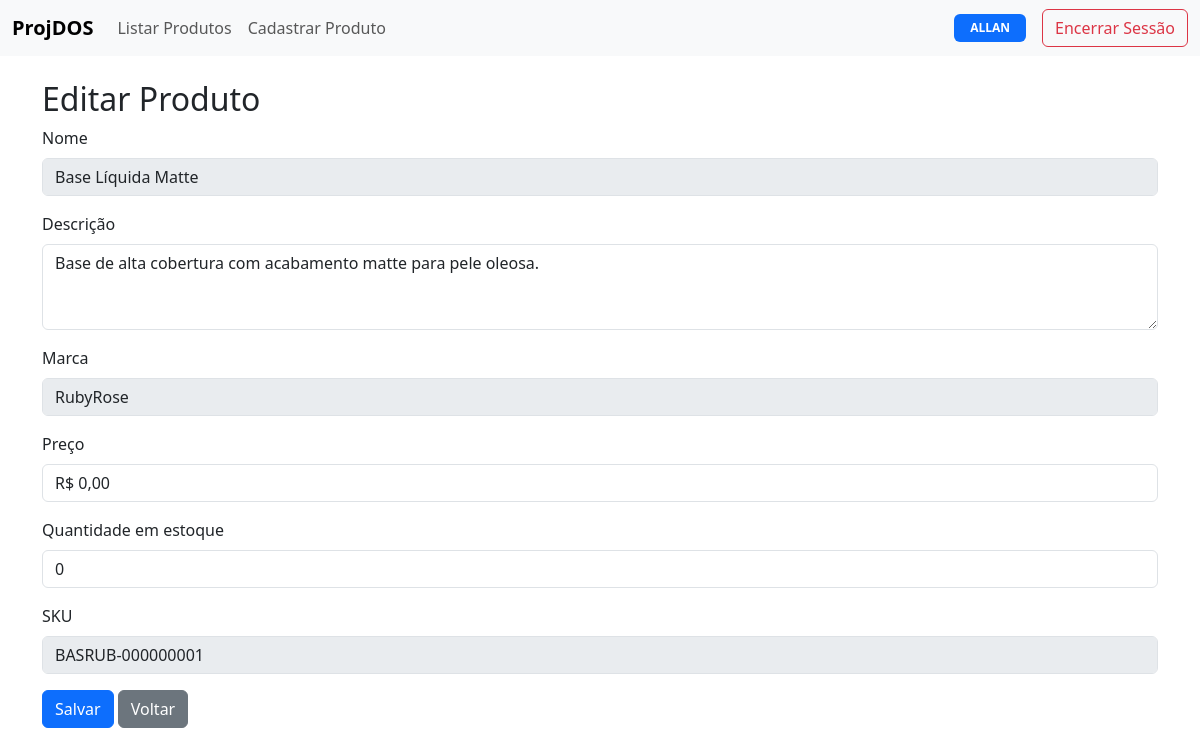
The app's page /produtos/editar/30/ (signed in), older data.
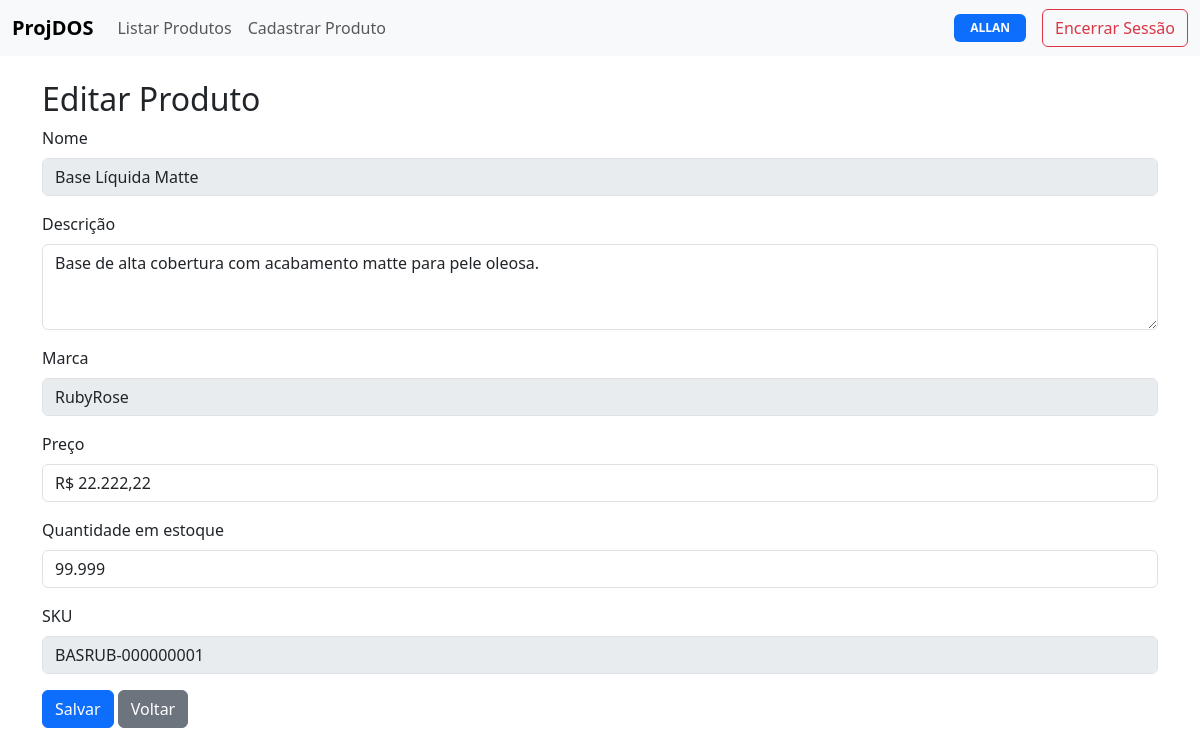
The same page, newer data.
### produto/models.py (models this page shows, shortened)
class Produto(models.Model):
    nome = models.CharField(max_length=100)
    descricao = models.TextField(blank=True)
    preco = models.DecimalField(max_digits=10, decimal_places=2)
    saldo_estoque = models.PositiveIntegerField()
    marca = models.CharField(max_length=16, null=False, blank=False)
    sku = models.CharField(max_length=16, unique=True, editable=False)

### produto/views.py (the view, shortened to what this page needs)
# urls.py: path('produtos/editar/<int:produto_id>/', views.editar_produto, name='editar_produto'),
@user_passes_test(is_superuser, login_url=reverse_lazy('listar_produtos'))
@login_required(login_url=reverse_lazy('login'))
def editar_produto(request, produto_id):
    produto = get_object_or_404(Produto, id=produto_id)
    return render(request, 'produto/editar_produto.html', {'produto': produto})

### produto/views.py (called while the page is built)
def is_superuser(user):
    return user.is_superuser

### produto/templates/produto/editar_produto.html (shortened to what this page needs)
{% extends 'base.html' %}
{% load static %}
{% block content %}
  <h2>Editar Produto</h2>
  <form id="editForm" method="POST" action="{% url 'editar_produto' produto.id %}">
    <div class="mb-3">
      <label for="nome" class="form-label">Nome</label>
      <input type="text" class="form-control" id="nome" name="nome" value="{{ produto.nome }}" disabled />
    </div>
    <div class="mb-3">
      <label for="descricao" class="form-label">Descrição</label>
      <textarea class="form-control" id="descricao" name="descricao" rows="3" required>{{ produto.descricao }}</textarea>
    </div>
    <div class="mb-3">
      <label for="marca" class="form-label">Marca</label>
      <input type="text" class="form-control" id="marca" name="marca" value="{{ produto.marca }}" disabled />
    </div>
    <div class="mb-3">
      <label for="preco" class="form-label">Preço</label>
      <input type="text" class="form-control" id="preco" name="preco" value="{{ produto.preco }}" required oninput="formatarMoeda(this)" min="0.01" max="99999.99" />
    </div>
    <div class="mb-3">
      <label for="saldo_estoque" class="form-label">Quantidade em estoque</label>
      <input type="number" class="form-control" id="saldo_estoque" name="saldo_estoque" value="{{ produto.saldo_estoque }}" required min="0" max="99999" oninput="verificarQuantidade(this)" />
    </div>
    <div class="mb-3">
      <label for="sku" class="form-label">SKU</label>
      <input type="text" class="form-control" id="sku" name="sku" value="{{ produto.sku }}" disabled />
    </div>
    <button type="button" class="btn btn-primary" data-bs-toggle="modal" data-bs-target="#confirmSaveModal">Salvar</button>
    <a href="{% url 'listar_produtos' %}" class="btn btn-secondary">Voltar</a>
  </form>
{% endblock %}
{% load static %}

Row changes from the older to the newer data that the page shows:
changed Produto "Base Líquida Matte": preco "R$ 0,00" → "R$ 22.222,22"; saldo_estoque "0" → "99.999"
